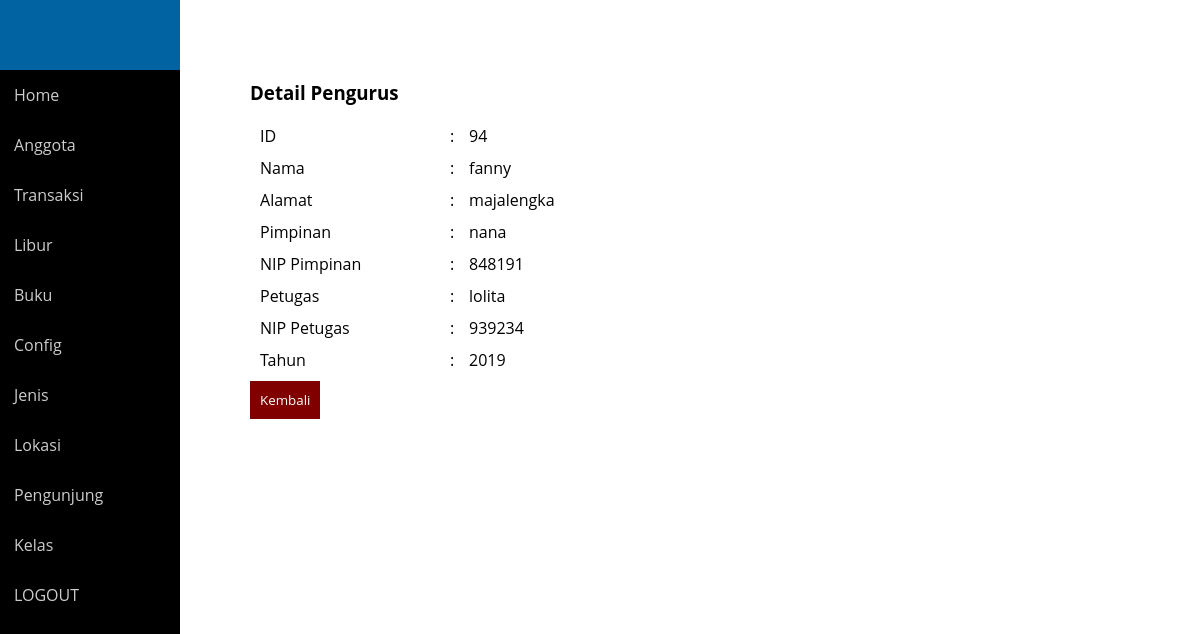
The app's page /perpus/detail_config.php?id=94 (signed in) with its own data.
### tables this page shows
CREATE TABLE IF NOT EXISTS `config` (
`id` int(5) NOT NULL,
  `nama` varchar(255) NOT NULL,
  `alamat` varchar(100) NOT NULL,
  `pimpinan` varchar(100) NOT NULL,
  `pimpinan_nip` varchar(100) NOT NULL,
  `petugas` varchar(100) NOT NULL,
  `petugas_nip` varchar(100) NOT NULL,
  `tahun` varchar(100) NOT NULL
);

### perpus/detail_config.php (the view, shortened to what this page needs)
<!DOCTYPE html>
<html>
  <head>
    <link rel="stylesheet" type="text/css" href="style2.css">
  </head>
<body>
  <nav>
  </nav>
            <div class="sidebar">
                <ul class="nav side-menu">
     <li><a href="index.php">Home</a></li>
      <li><a href="anggota.php">Anggota</a></li>
      <li><a href="Transaksi.php">Transaksi</a></li>
      <li><a href="libur.php">Libur</a></li>
      <li><a href="buku.php">Buku</a></li>
      <li><a href="config.php">Config</a></li>
      <li><a href="jenis.php">Jenis</a></li>
      <li><a href="lokasi.php">Lokasi</a></li>
      <li><a href="pengunjung.php">Pengunjung</a></li>
      <li><a href="kelas.php">Kelas</a></li>
      <li><a href="logout.php">LOGOUT</a></li>
    </ul>
  </div>
             <div class="right_col" role="main">
    <div class="isimain">
      <?php
        $link = koneksi_db();
        $id = $_GET['id'];
        $sql = "SELECT * FROM config WHERE id='$id'";
        $res = mysqli_query($link,$sql);
        while($data=mysqli_fetch_array($res)){
              ?>
           <h3>Detail Pengurus</h3>
     <div class="content">
        <table class="table-form" border="0" width="100%" cellpadding="10" cellspacing="10">
              <tr>
                <tr>
                <td width="20%">ID</td>
                <td width="1%">:</td>
                <td><?php echo $data['id']; ?></td>
            </tr>
            <tr>
                <td>Nama</td>
                <td width="1%">:</td>
                <td><?php echo $data['nama']; ?></td>
            </tr>
            <tr>
                <td>Alamat</td>
                <td width="1%">:</td>
                <td><?php echo $data['alamat']; ?></td>
            </tr>
            <tr>
                <td>Pimpinan</td>
                <td width="1%">:</td>
                <td><?php echo $data['pimpinan']; ?></td>
            </tr>
            <tr>
                <td>NIP Pimpinan</td>
                <td width="1%">:</td>
                <td><?php echo $data['pimpinan_nip']; ?></td>
            </tr>
            <tr>
                <td>Petugas</td>
                <td width="1%">:</td>
                <td><?php echo $data['petugas']; ?></td>
            </tr>
            <tr>
                <td>NIP Petugas</td>
                <td width="1%">:</td>
                <td><?php echo $data['petugas_nip']; ?></td>
            </tr>
             <tr>
                <td>Tahun</td>
                <td width="1%">:</td>
                <td><?php echo $data['tahun']; ?></td>
            </tr>
          </table>
          <?php
        }
          ?>
      </div>
      <a href="config.php"><input type="submit" value="Kembali"></a>
    </div>
  </body>
</html>

### perpus/style2.css (style rules this page uses)
body { font-family: 'Open Sans', sans-serif; }
* { margin: 0; padding: 0; font-family: 'Open Sans', sans-serif; }
nav { width: 15%; height: 70px; background: #0263a2; position: fixed; z-index: 999; }
a { text-decoration: none; }
.sidebar { width: 15%; background: #000; position: fixed; height: 500%; padding-top: 70px; overflow: hidden; float: left; }
.sidebar ul li { list-style: none; }
.sidebar ul li a { padding: 14px; width: 50%; color: #ccc; display: block; transition: 0.4s; }
.isimain { padding: 80px 10px 30px 250px; }
input[type=submit] { margin: 0px; outline: 0; background: maroon; color: #fff; border: 0; padding: 10px; cursor: pointer; }

### records on screen
config: id "94", nama "fanny", alamat "majalengka", pimpinan "nana", pimpinan_nip "848191", petugas "lolita", petugas_nip "939234", tahun "2019"
